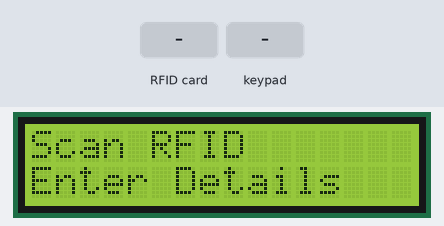
Simulated run of this sketch. Board: Arduino Uno, built with avr-gcc and run on an emulated ATmega328P. Parts: 16×2 character LCD. The test bench sets the inputs (shaded band).

Above: at 1.3 s.
1.4 s: RFID card 5E 7A 19 C4 held to the reader
At 1.8 s:
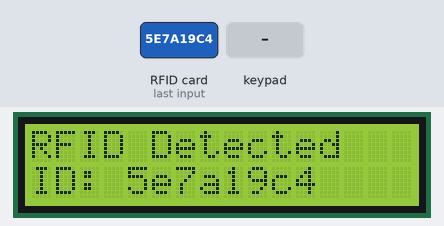
At 3.9 s:
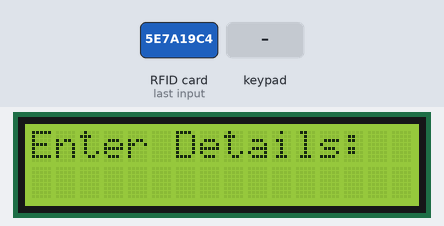
4.4 s: keypad keys 9 8 7 6 # pressed 0.4 s apart
At 7.3 s:
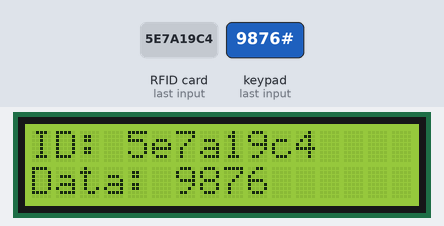
Timing chart, 0 to 8.8 s (numbered marks = the images above; inputs shaded):
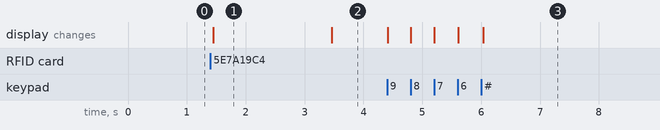

Measured:
- after the input at 1.4 s, the display: changes after 0.05 s (image 1)
- after the input at 4.4 s, the display: first changes at once (image 3 shows a later state)
- what the display in image 1 shows lasts 2.1 s, from 1.4 s to 3.5 s

The sketch:

medicinedispenser.ino
```cpp
#include <SPI.h>
#include <MFRC522.h>
#include <Keypad.h>
#include <Wire.h>
#include <LiquidCrystal_I2C.h>

// RFID
#define SS_PIN 10
#define RST_PIN 9
MFRC522 mfrc522(SS_PIN, RST_PIN);

// LCD
LiquidCrystal_I2C lcd(0x27, 16, 2); // Adjust the address to 0x27 or 0x3F based on your LCD

// Keypad
const byte ROWS = 4;
const byte COLS = 4;
char keys[ROWS][COLS] = {
  {'1','2','3','A'},
  {'4','5','6','B'},
  {'7','8','9','C'},
  {'*','0','#','D'}
};
byte rowPins[ROWS] = {9, 8, 7, 6};
byte colPins[COLS] = {5, 4, 3, 2};

Keypad keypad = Keypad(makeKeymap(keys), rowPins, colPins, ROWS, COLS);

void setup() {
  // Initialize serial communications with the computer
  Serial.begin(9600);

  // Initialize the LCD
  lcd.init();
  lcd.backlight();
  lcd.setCursor(0, 0);
  lcd.print("Scan RFID");

  // Initialize RFID
  SPI.begin();
  mfrc522.PCD_Init();

  // Initialize keypad
  lcd.setCursor(0, 1);
  lcd.print("Enter Details");
}

void loop() {
  // Look for new cards
  if (mfrc522.PICC_IsNewCardPresent() && mfrc522.PICC_ReadCardSerial()) {
    lcd.clear();
    lcd.setCursor(0, 0);
    lcd.print("RFID Detected");

    // Read RFID
    String rfid = "";
    for (byte i = 0; i < mfrc522.uid.size; i++) {
      rfid += String(mfrc522.uid.uidByte[i], HEX);
    }

    lcd.setCursor(0, 1);
    lcd.print("ID: " + rfid);
    delay(2000); // Display RFID for 2 seconds

    lcd.clear();
    lcd.setCursor(0, 0);
    lcd.print("Enter Details:");

    // Manual entry using keypad
    String details = "";
    while (true) {
      char key = keypad.getKey();
      if (key) {
        if (key == '#') break; // Finish entry
        details += key;
        lcd.setCursor(0, 1);
        lcd.print(details);
      }
    }

    lcd.clear();
    lcd.setCursor(0, 0);
    lcd.print("ID: " + rfid);
    lcd.setCursor(0, 1);
    lcd.print("Data: " + details);

    delay(5000); // Display result for 5 seconds
    lcd.clear();
    lcd.setCursor(0, 0);
    lcd.print("Scan RFID");
    lcd.setCursor(0, 1);
    lcd.print("Enter Details");
  }
}
```
